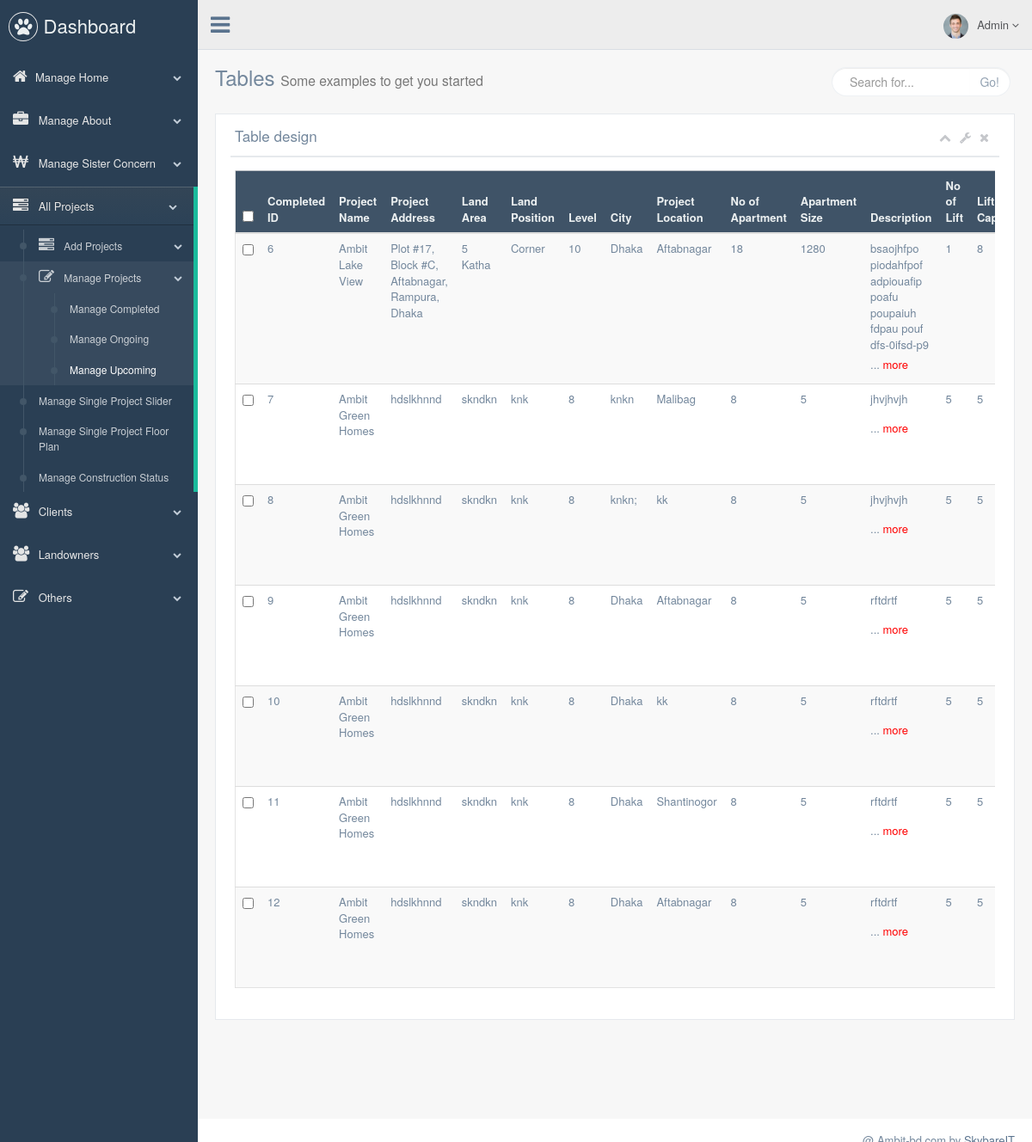
The page /admin/manage_upcoming.php (signed in) on the database its author committed.
### tables this page shows
CREATE TABLE IF NOT EXISTS `tbl_upcoming_project` (
  `id` int(20) NOT NULL AUTO_INCREMENT,
  `project_name` varchar(100) NOT NULL,
  `address` text NOT NULL,
  `land_area` varchar(300) NOT NULL,
  `land_position` varchar(300) NOT NULL,
  `city` varchar(50) NOT NULL,
  `project_location` varchar(100) NOT NULL,
  `label` varchar(100) NOT NULL,
  `no_of_apertment` varchar(100) NOT NULL,
  `apertment_size` text NOT NULL,
  `description` text NOT NULL,
  `no_of_lift` int(3) NOT NULL,
  `lift_capacity` int(3) NOT NULL,
  `generator` varchar(300) NOT NULL,
  `started_date` text NOT NULL,
  `ended_date` text NOT NULL,
  `image` text NOT NULL,
  `construction_status` text NOT NULL,
  `viedo_link` text NOT NULL,
  `map` text NOT NULL,
  PRIMARY KEY (`id`)
);

### admin/manage_upcoming.php (called while the page is built, shortened)
<?php
include './home.php';
?>

### class/Application.php (called while the page is built, shortened)
<?php
class Application {
    private $db_connect;
    public function __construct() {
        $host_name = 'localhost';
        $user_name = 'root';
        $password = '';
        $db_name = 'db_realstate';
        $this->db_connect = mysqli_connect($host_name, $user_name, $password, $db_name);
    }
    public function select_all_upcoming_project_info() {
        $sql = "SELECT * FROM tbl_upcoming_project";
        if (mysqli_query($this->db_connect, $sql)) {
            $query_result = mysqli_query($this->db_connect, $sql);
            return $query_result;
        } else {
            die('Query problem' . mysqli_error($this->db_connect));
        }
    }
}

### admin/pages/manage_upcoming_content.php (the view, shortened to what this page needs)
<?php
$quiry_result = $obj_application->select_all_upcoming_project_info();
?>
<div class="right_col" role="main">
    <div class="">
        <div class="page-title">
            <div class="title_left">
                <h3>Tables <small>Some examples to get you started</small></h3>
            </div>
            <div class="title_right">
                <div class="col-md-5 col-sm-5 col-xs-12 form-group pull-right top_search">
                    <div class="input-group">
                        <input type="text" class="form-control" placeholder="Search for...">
                        <span class="input-group-btn">
                            <button class="btn btn-default" type="button">Go!</button>
                        </span>
                    </div>
                </div>
            </div>
        </div>
        <div class="clearfix"></div>
        <div class="row">
            <div class="col-md-12 col-sm-12 col-xs-12">
                <div class="x_panel">
                    <div class="x_title">
                        <h2>Table design <small>Custom design</small></h2>
                        <ul class="nav navbar-right panel_toolbox">
                            <li><a class="collapse-link"><i class="fa fa-chevron-up"></i></a>
                            </li>
                            <li class="dropdown">
                                <a href="#" class="dropdown-toggle" data-toggle="dropdown" role="button" aria-expanded="false"><i class="fa fa-wrench"></i></a>
                            </li>
                            <li><a class="close-link"><i class="fa fa-close"></i></a>
                            </li>
                        </ul>
                        <div class="clearfix"></div>
                    </div>
                    <div class="x_content">
                        <div class="table-responsive">
                            <table class="table table-striped jambo_table bulk_action">
                                <thead>
                                    <tr class="headings">
                                        <th>
                                            <input type="checkbox" id="check-all" class="flat">
                                        </th>
                                        <th class="column-title">Completed ID</th>
                                        <th class="column-title">Project Name</th>
                                        <th class="column-title">Project Address</th>
                                        <th class="column-title">Land Area</th>
                                        <th class="column-title">Land Position</th>
                                        <th class="column-title">Level</th>
                                        <th class="column-title">City</th>
                                        <th class="column-title">Project Location</th>
                                        <th class="column-title">No of Apartment</th>
                                        <th class="column-title">Apartment Size</th>
                                        <th class="column-title">Description</th>
                                        <th class="column-title">No of Lift</th>
                                        <th class="column-title">Lift Capacity</th>
                                    </tr>
                                </thead>
                                <tbody>
                                    <?php while ($upcoming_project_info = mysqli_fetch_assoc($quiry_result)) { ?>
                                        <tr class="even pointer">
                                            <td class="a-center ">
                                                <input type="checkbox" class="flat" name="table_records">
                                            </td>
                                            <td class=" "><?php echo $upcoming_project_info['id']; ?></td>
                                            <td class=" "><?php echo $upcoming_project_info['project_name']; ?></td>
                                            <td class=" "><?php echo $upcoming_project_info['address']; ?></td>
                                            <td class=" "><?php echo $upcoming_project_info['land_area']; ?></td>
                                            <td class=" "><?php echo $upcoming_project_info['land_position']; ?></td>
                                            <td class=" "><?php echo $upcoming_project_info['label']; ?></td>
                                            <td class=" "><?php echo $upcoming_project_info['city']; ?></td>
                                            <td class=" "><?php echo $upcoming_project_info['project_location']; ?></td>
                                            <td class=" "><?php echo $upcoming_project_info['no_of_apertment']; ?></td>
                                            <td class=" "><?php echo $upcoming_project_info['apertment_size']; ?></td>
                                              <td class=" "><?php
                                            $des=substr ($upcoming_project_info['description'],0,200)."... <span style=color:red>more</span>";
                                            echo $des;
                                             ?>
                                            </td>
                                            <td class=" "><?php echo $upcoming_project_info['no_of_lift']; ?></td>
                                            <td class=" "><?php echo $upcoming_project_info['lift_capacity']; ?></td>
<?php } ?>
                                    </tr>
                                </tbody>
                            </table>
                        </div>
                    </div>
                </div>
            </div>
        </div>
    </div>
</div>

### rows shown on the page
tbl_upcoming_project: id "6", project_name "Ambit Lake View", address "Plot #17, Block #C, Aftabnagar, Rampura, Dhaka", land_area "5 Katha", land_position "Corner", label "10", city "Dhaka", project_location "Aftabnagar", no_of_apertment "18", apertment_size "1280", description "bsaojhfpo piodahfpof adpiouafip poafu poupaiuh fdpau pouf dfs-0ifsd-p9", no_of_lift "1", lift_capacity "8"
tbl_upcoming_project: id "7", project_name "Ambit Green Homes", address "hdslkhnnd", land_area "skndkn", land_position "knk", label "8", city "knkn", project_location "Malibag", no_of_apertment "8", apertment_size "5", description "jhvjhvjh", no_of_lift "5", lift_capacity "5"
tbl_upcoming_project: id "8", project_name "Ambit Green Homes", address "hdslkhnnd", land_area "skndkn", land_position "knk", label "8", city "knkn;", project_location "kk", no_of_apertment "8", apertment_size "5", description "jhvjhvjh", no_of_lift "5", lift_capacity "5"
tbl_upcoming_project: id "9", project_name "Ambit Green Homes", address "hdslkhnnd", land_area "skndkn", land_position "knk", label "8", city "Dhaka", project_location "Aftabnagar", no_of_apertment "8", apertment_size "5", description "rftdrtf", no_of_lift "5", lift_capacity "5"
tbl_upcoming_project: id "10", project_name "Ambit Green Homes", address "hdslkhnnd", land_area "skndkn", land_position "knk", label "8", city "Dhaka", project_location "kk", no_of_apertment "8", apertment_size "5", description "rftdrtf", no_of_lift "5", lift_capacity "5"
tbl_upcoming_project: id "11", project_name "Ambit Green Homes", address "hdslkhnnd", land_area "skndkn", land_position "knk", label "8", city "Dhaka", project_location "Shantinogor", no_of_apertment "8", apertment_size "5", description "rftdrtf", no_of_lift "5", lift_capacity "5"
tbl_upcoming_project: id "12", project_name "Ambit Green Homes", address "hdslkhnnd", land_area "skndkn", land_position "knk", label "8", city "Dhaka", project_location "Aftabnagar", no_of_apertment "8", apertment_size "5", description "rftdrtf", no_of_lift "5", lift_capacity "5"
